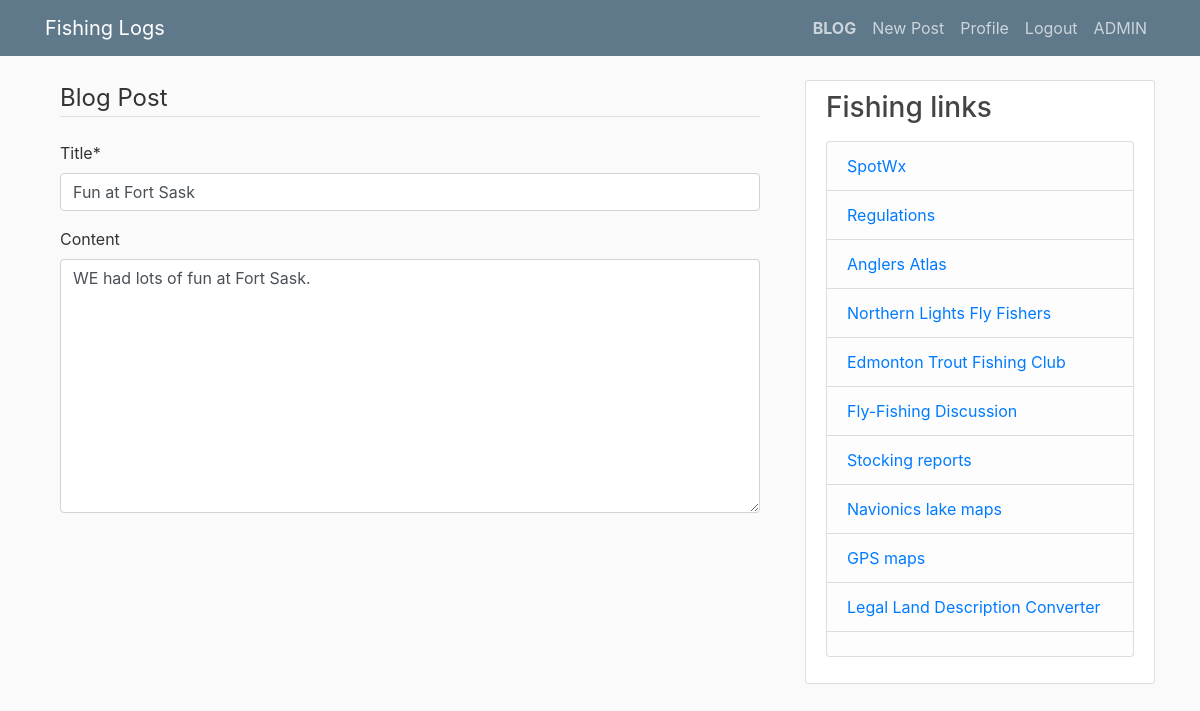
Page /blog/post/13/update/ (signed in) on the earlier database version.
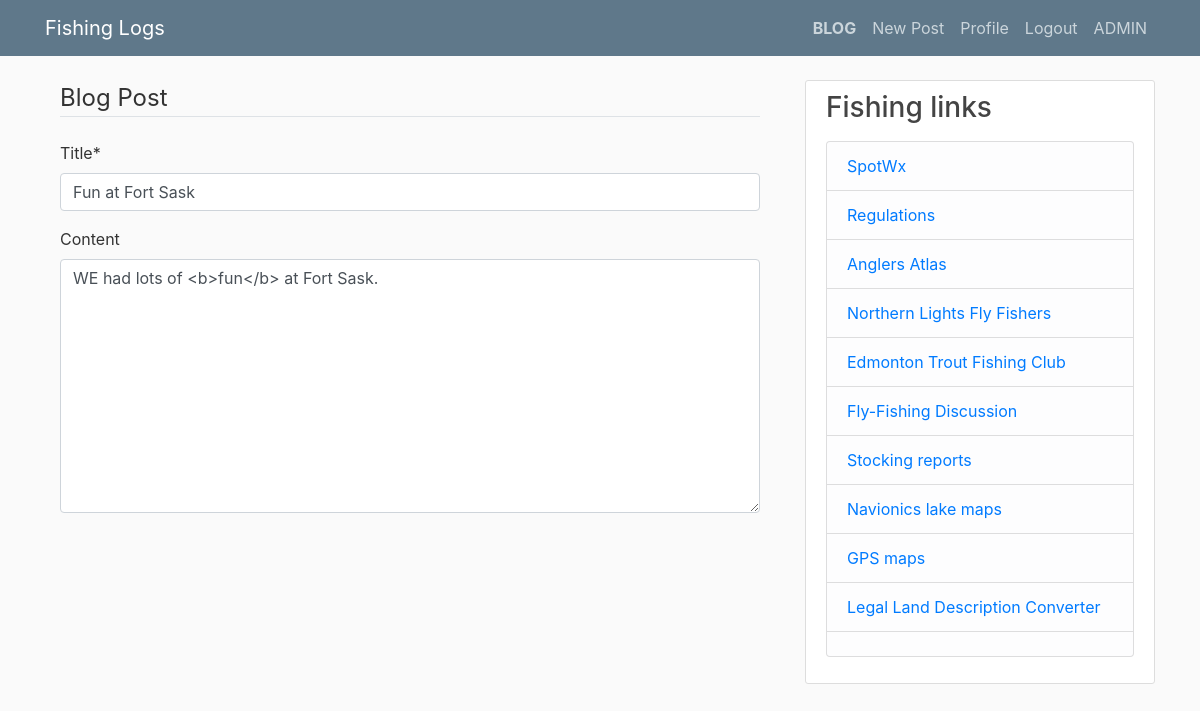
Same page on the later database version.
### blog/models.py (models this page shows, shortened)
class Post(models.Model):
    title = models.CharField(max_length=100)
    content = RichTextField (blank=True, null=True)
    date_posted = models.DateTimeField(default=timezone.now)
    author = models.ForeignKey(User, on_delete=models.CASCADE)
    tags = TaggableManager(blank=True)

### blog/views.py (the view, shortened to what this page needs)
# urls.py: path('post/<int:pk>/update/', PostUpdateView.as_view(), name='post-update'),
class PostUpdateView(LoginRequiredMixin, UserPassesTestMixin, UpdateView):
    model = Post
    fields = ['title', 'content', 'tags']
    def test_func(self):
        post = self.get_object()
        if self.request.user == post.author:
            return True
        return False

### blog/templates/blog/post_form.html (shortened to what this page needs)
{% extends "blog/base.html" %}
{% load crispy_forms_tags %}
{% block content %}
<div class="container">
    <legend class="border-bottom mb-4">Blog Post</legend>
    {% crispy form %}
</div>
{% endblock %}

Differences in the rows shown:
changed Post "Fun at Fort Sask": content "WE had lots of fun at Fort Sask." → "WE had lots of <b>fun</b> at Fort Sask."
